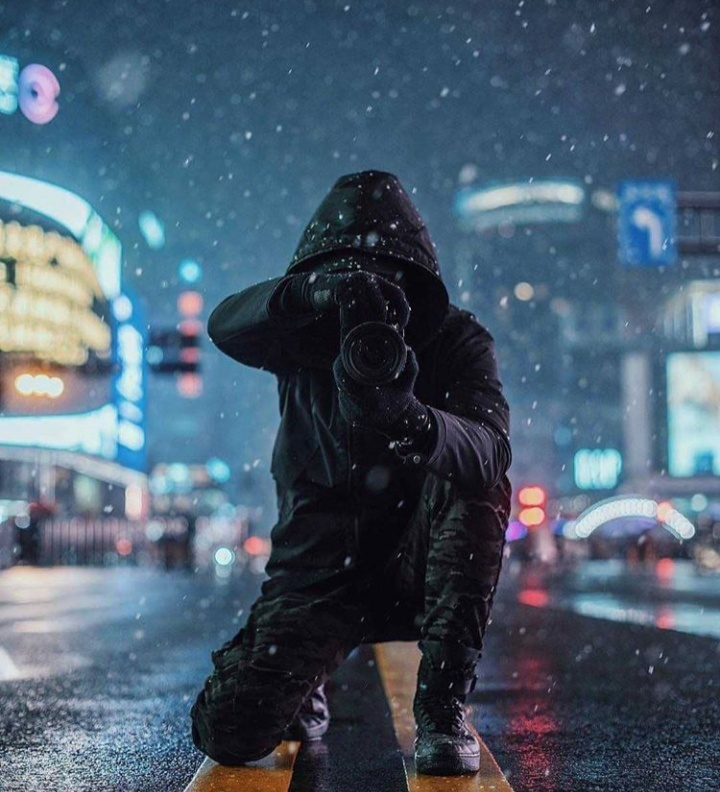
#> input picture Basic Functions/Faceless.jpg, 720 x 792 px, found by its file name
$ python erosion_function.py
#> lines starting #> are read from the running program, lines starting #| are printed output that depends on the picture; after the words box and inside, x2 and y2 are one past the last pixel; in counts of white or black regions, pixels touching at a corner belong together
import cv2
import numpy as np

image = cv2.imread(r"H:\Projects\OpenCV\Basic Functions\Faceless.jpg")
#> image is the input picture: shape (792, 720, 3); mean B, G, R 109.1, 92.1, 73.7
kernel = np.ones((5,5), np.uint8)

canny_image = cv2.Canny(image, 100,100)
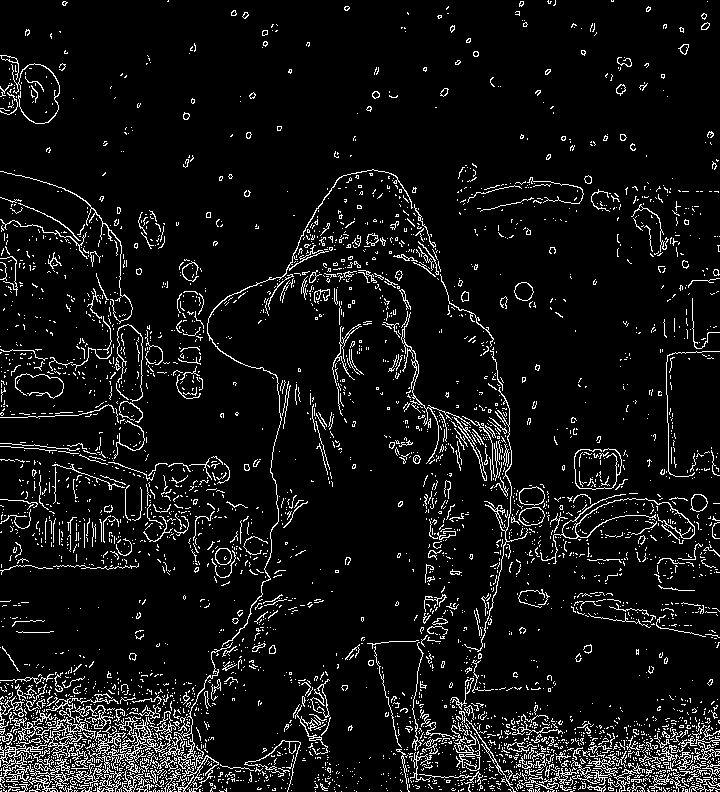
#> canny_image: shape (792, 720); 7.4% white in thin lines or dots
dilated_image = cv2.dilate(canny_image,kernel,iterations=1)
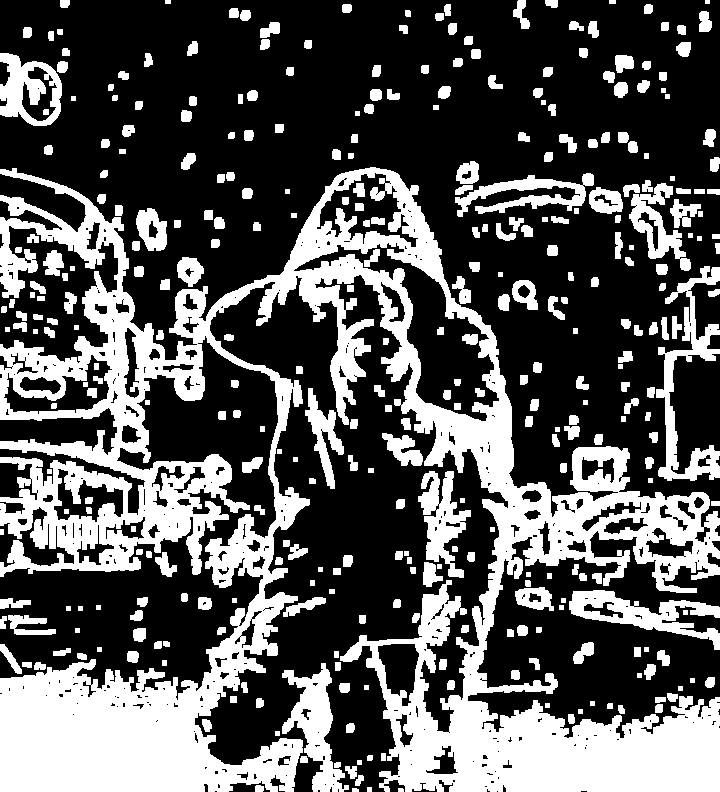
#> dilated_image: shape (792, 720); 34.1% white; 355 white regions, largest, box (x1, y1, x2, y2) and area: (0, 167, 720, 792) 141369, (656, 266, 720, 481) 4024, (282, 663, 349, 792) 3493
eroded_image = cv2.erode(dilated_image,kernel,iterations=1)
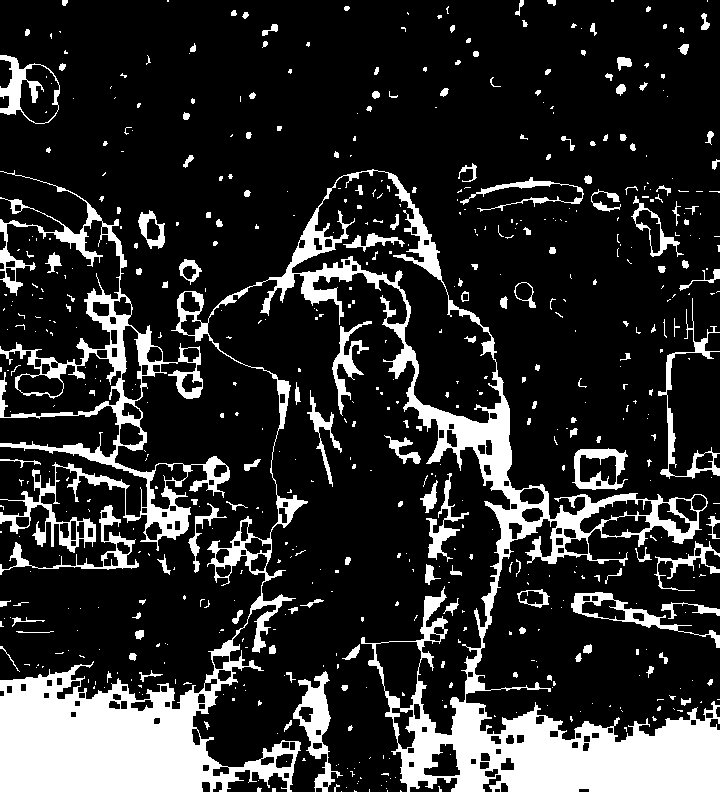
#> eroded_image: shape (792, 720); 18.1% white; 594 white regions (426 under 20 px), largest, box (x1, y1, x2, y2) and area: (0, 169, 720, 792) 65789, (0, 170, 230, 553) 13356, (293, 671, 343, 792) 1882

cv2.imshow("Eroded Image", eroded_image)

cv2.waitKey(0)
